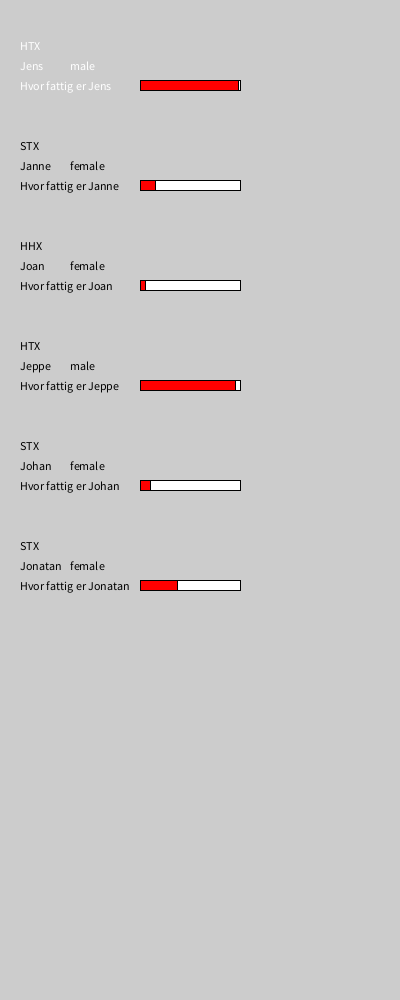
Frame 1 (no input)
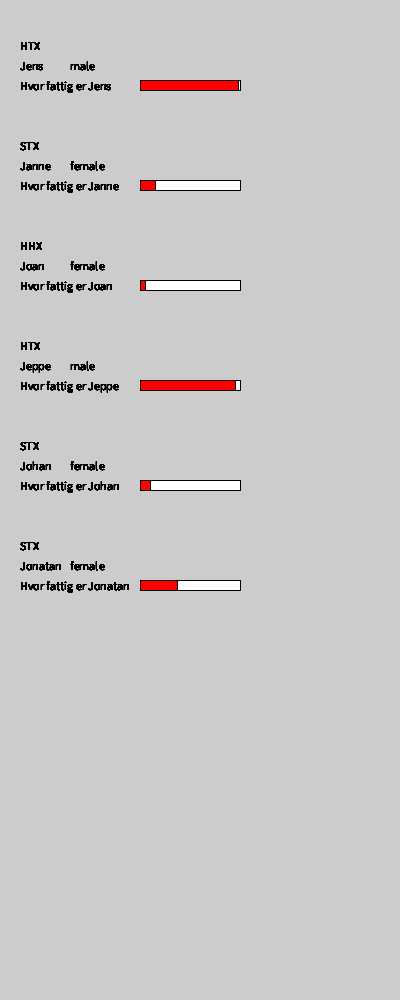
Frame 60 (the mouse pressed at the canvas centre just before this capture)
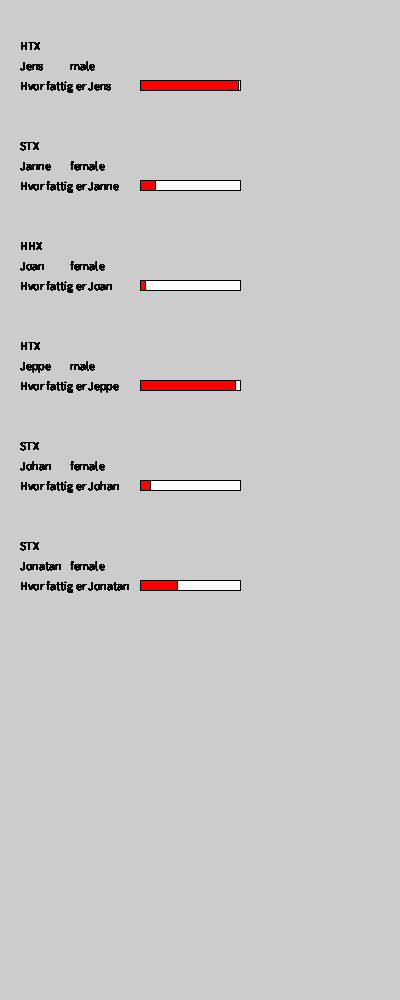
Frame 120 (the mouse held since frame 60 and released just before this capture)

The Processing sketch that drew these frames (run headless with seeded random() and noise(); from frame 60 on, the mouse is pressed at the canvas centre):

// Processing sketch: fattigstuderende
// ── fattigstuderende.pde
// deklaration af studerende variabler
Studerende s1;
Studerende s2;
Studerende s3;
Studerende s4;
Studerende s5;
Studerende s6;


// deklaration af mit display klasse - denne klasse håndterer x og y koordinater så jeg kan bare tilføre en studenrende uden at tænke på x og y pos 
DisplayStudent d;

// sæt canvas størrelse
void setup() {
  size(400, 1000);
}


void draw() {
  
  // initiering af alle mine studerende - jeg tildeler værdier
  s1 = new Studerende("HTX","Jens", true, 98, "hjemme");
  s2 = new Studerende("STX","Janne", false, 15, "ude");
  s3 = new Studerende("HHX","Joan", false, 5, "ude");
  s4 = new Studerende("HTX","Jeppe", true, 95, "hjemme");
  s5 = new Studerende("STX","Johan", false, 10, "ude");
  s6 = new Studerende("STX", "Jonatan",false,37,"ude" );
  
  // initiering af mit display klasse
  d = new DisplayStudent();
 
  // jeg tilføjer mine studerende til min displayklasse - listen er dynamisk og kan udvides
  d.setStud(s1);
  d.setStud(s2);
  d.setStud(s3);
  d.setStud(s4);
  d.setStud(s5);
  d.setStud(s6);
  
  
 // skriv alle studerende ud til skærmen 
  d.printStudent();
}

// ── DisplayStudent.pde
// denne klasse indeholder en arraylist over alle studerende og kan udskrive alle til skærmmen //<>//

class DisplayStudent {
  // udgangspunkt for x og y
  float xPos = 20;
  float yPos = 50;

  // deklaration af min arraylist
  ArrayList<Studerende> studList = new ArrayList<Studerende>();

  // konstruktør som er tom
  DisplayStudent() {
  }

  // setters
  void setStud(Studerende st) {
    // tilføjer et objekt til arraylist
    studList.add(st);
  }


  void setXpos(int x) {
    this.xPos = x;
  }

  void setYpos(int y) {
    this.yPos = y;
  }

  // getters

  // udskriver hele min arraylist til skærm
  void printStudent() {
    
    
    textSize(12);
    // loop igennem arraylist
    for (int i =0; i<studList.size(); i++)
    {
 
      // offset er den ekstra linije afstand jeg bruger
      int offset = i *100;
      // udskriv skole
      text(studList.get(i).getSchool(), xPos, yPos+offset);
      // udskriv navn
      text(studList.get(i).getName(), xPos, yPos+20+offset);
      // udskriv køn
      text(studList.get(i).getGender(), xPos+50, yPos+20+offset);
      // udskriv hvor fattig han/hun er
      text("Hvor fattig er "+studList.get(i).getName(), xPos, yPos+40+offset);
      
      // lav en bar som viser hvor fattig han/hun er
      fill(255);
      rect(xPos+120, yPos+30+offset, 100, 10);
      fill(255, 0, 0);
      rect(xPos+120, yPos+30+offset, studList.get(i).getPoorness(), 10);
      fill(0);
    }
  }
}

// ── Studerende.pde
// denne klasse indeholder en studerende
class Studerende  {

  // klassens tilstand/ attributter
  String school;
  String name;
  boolean gender;
  int poorness;
  String settelment;
  int birthYear;

// konstuktør med parameter
  Studerende(String s, String n, boolean g, int p, String se) {

    this.school = s;
    this.name = n;
    this.gender = g;
    this.poorness = p;
    this.settelment= se;
  }

//klassens metoder:
//setters

  void setSchool(String s) {
    this.school =s;
  }

  void setName(String n) {
    this.name = n;
  }

  void setGender(boolean g) {
    this.gender = g;
  }

// getters
  String getSchool() {
   return this.school;
  }

  String getGender() {
    String g;
    if (gender == true) {
      g="male";
    } else {
      g="female";
    }
    return g;
  }
   
  String getName() {
    return this.name;
  }

  int getPoorness() {
    return this.poorness;
  }

  String getSettelment() {
    return this.settelment;
  }
}
